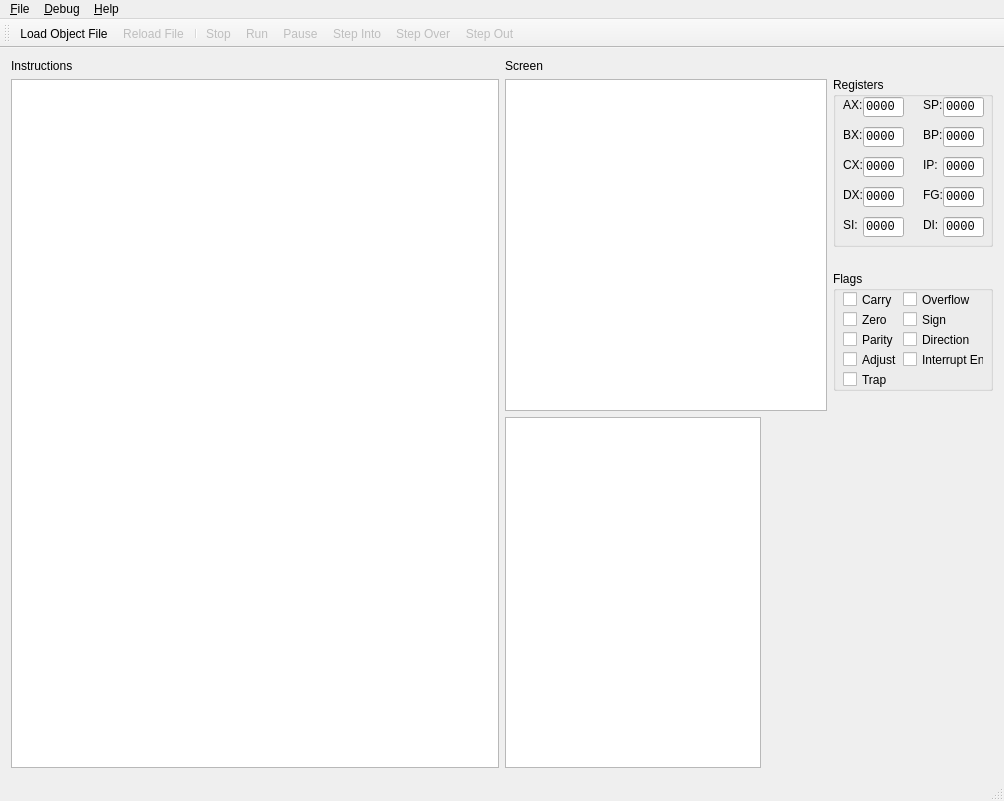
<?xml version="1.0" encoding="UTF-8"?>
<ui version="4.0">
 <class>MemWnd</class>
 <widget class="QMainWindow" name="MemWnd">
  <property name="windowModality">
   <enum>Qt::WindowModal</enum>
  </property>
  <property name="geometry">
   <rect>
    <x>0</x>
    <y>0</y>
    <width>1004</width>
    <height>801</height>
   </rect>
  </property>
  <property name="sizePolicy">
   <sizepolicy hsizetype="MinimumExpanding" vsizetype="MinimumExpanding">
    <horstretch>0</horstretch>
    <verstretch>0</verstretch>
   </sizepolicy>
  </property>
  <property name="focusPolicy">
   <enum>Qt::ClickFocus</enum>
  </property>
  <property name="windowTitle">
   <string>MemWnd</string>
  </property>
  <widget class="QWidget" name="centralWidget">
   <property name="sizePolicy">
    <sizepolicy hsizetype="Expanding" vsizetype="Expanding">
     <horstretch>0</horstretch>
     <verstretch>0</verstretch>
    </sizepolicy>
   </property>
   <layout class="QGridLayout" name="gridLayout">
    <item row="0" column="0">
     <layout class="QHBoxLayout" name="hrzAll">
      <property name="sizeConstraint">
       <enum>QLayout::SetMinimumSize</enum>
      </property>
      <item>
       <layout class="QVBoxLayout" name="verticalLayout_4">
        <item>
         <widget class="QLabel" name="lblInstr">
          <property name="sizePolicy">
           <sizepolicy hsizetype="Fixed" vsizetype="Fixed">
            <horstretch>0</horstretch>
            <verstretch>0</verstretch>
           </sizepolicy>
          </property>
          <property name="text">
           <string>Instructions</string>
          </property>
         </widget>
        </item>
        <item>
         <widget class="QListWidget" name="lstInstructions">
          <property name="sizePolicy">
           <sizepolicy hsizetype="Expanding" vsizetype="Minimum">
            <horstretch>0</horstretch>
            <verstretch>0</verstretch>
           </sizepolicy>
          </property>
          <property name="minimumSize">
           <size>
            <width>400</width>
            <height>400</height>
           </size>
          </property>
          <property name="maximumSize">
           <size>
            <width>16777215</width>
            <height>16777215</height>
           </size>
          </property>
          <property name="focusPolicy">
           <enum>Qt::NoFocus</enum>
          </property>
          <property name="autoScroll">
           <bool>false</bool>
          </property>
          <property name="editTriggers">
           <set>QAbstractItemView::NoEditTriggers</set>
          </property>
          <property name="showDropIndicator" stdset="0">
           <bool>false</bool>
          </property>
          <property name="selectionMode">
           <enum>QAbstractItemView::SingleSelection</enum>
          </property>
         </widget>
        </item>
       </layout>
      </item>
      <item>
       <layout class="QVBoxLayout" name="verticalLayout_3">
        <property name="sizeConstraint">
         <enum>QLayout::SetMinimumSize</enum>
        </property>
        <item>
         <layout class="QHBoxLayout" name="horizontalLayout">
          <property name="sizeConstraint">
           <enum>QLayout::SetMinimumSize</enum>
          </property>
          <item>
           <layout class="QVBoxLayout" name="verticalLayout">
            <property name="sizeConstraint">
             <enum>QLayout::SetMinimumSize</enum>
            </property>
            <item>
             <widget class="QLabel" name="label">
              <property name="text">
               <string>Screen</string>
              </property>
             </widget>
            </item>
            <item>
             <widget class="QPlainTextEdit" name="textBrowser">
              <property name="font">
               <font>
                <family>Courier New</family>
                <pointsize>11</pointsize>
               </font>
              </property>
              <property name="focusPolicy">
               <enum>Qt::NoFocus</enum>
              </property>
              <property name="acceptDrops">
               <bool>false</bool>
              </property>
              <property name="verticalScrollBarPolicy">
               <enum>Qt::ScrollBarAlwaysOff</enum>
              </property>
              <property name="horizontalScrollBarPolicy">
               <enum>Qt::ScrollBarAlwaysOff</enum>
              </property>
              <property name="undoRedoEnabled">
               <bool>false</bool>
              </property>
              <property name="readOnly">
               <bool>true</bool>
              </property>
              <property name="textInteractionFlags">
               <set>Qt::NoTextInteraction</set>
              </property>
             </widget>
            </item>
           </layout>
          </item>
          <item>
           <layout class="QVBoxLayout" name="verticalLayout_2">
            <item>
             <widget class="QGroupBox" name="grpRegisters">
              <property name="sizePolicy">
               <sizepolicy hsizetype="Fixed" vsizetype="Fixed">
                <horstretch>0</horstretch>
                <verstretch>0</verstretch>
               </sizepolicy>
              </property>
              <property name="minimumSize">
               <size>
                <width>160</width>
                <height>170</height>
               </size>
              </property>
              <property name="title">
               <string>Registers</string>
              </property>
              <widget class="QLabel" name="label_2">
               <property name="geometry">
                <rect>
                 <x>10</x>
                 <y>20</y>
                 <width>21</width>
                 <height>16</height>
                </rect>
               </property>
               <property name="text">
                <string>AX:</string>
               </property>
              </widget>
              <widget class="QLineEdit" name="txtAX">
               <property name="geometry">
                <rect>
                 <x>30</x>
                 <y>20</y>
                 <width>41</width>
                 <height>20</height>
                </rect>
               </property>
               <property name="font">
                <font>
                 <family>Courier New</family>
                </font>
               </property>
               <property name="focusPolicy">
                <enum>Qt::NoFocus</enum>
               </property>
               <property name="text">
                <string>0000</string>
               </property>
               <property name="readOnly">
                <bool>true</bool>
               </property>
              </widget>
              <widget class="QLabel" name="label_3">
               <property name="geometry">
                <rect>
                 <x>10</x>
                 <y>50</y>
                 <width>21</width>
                 <height>16</height>
                </rect>
               </property>
               <property name="text">
                <string>BX:</string>
               </property>
              </widget>
              <widget class="QLineEdit" name="txtBX">
               <property name="geometry">
                <rect>
                 <x>30</x>
                 <y>50</y>
                 <width>41</width>
                 <height>20</height>
                </rect>
               </property>
               <property name="font">
                <font>
                 <family>Courier New</family>
                </font>
               </property>
               <property name="focusPolicy">
                <enum>Qt::NoFocus</enum>
               </property>
               <property name="text">
                <string>0000</string>
               </property>
               <property name="readOnly">
                <bool>true</bool>
               </property>
              </widget>
              <widget class="QLabel" name="label_4">
               <property name="geometry">
                <rect>
                 <x>10</x>
                 <y>80</y>
                 <width>21</width>
                 <height>16</height>
                </rect>
               </property>
               <property name="text">
                <string>CX:</string>
               </property>
              </widget>
              <widget class="QLineEdit" name="txtCX">
               <property name="geometry">
                <rect>
                 <x>30</x>
                 <y>80</y>
                 <width>41</width>
                 <height>20</height>
                </rect>
               </property>
               <property name="font">
                <font>
                 <family>Courier New</family>
                </font>
               </property>
               <property name="focusPolicy">
                <enum>Qt::NoFocus</enum>
               </property>
               <property name="text">
                <string>0000</string>
               </property>
               <property name="readOnly">
                <bool>true</bool>
               </property>
              </widget>
              <widget class="QLabel" name="label_5">
               <property name="geometry">
                <rect>
                 <x>10</x>
                 <y>110</y>
                 <width>21</width>
                 <height>16</height>
                </rect>
               </property>
               <property name="text">
                <string>DX:</string>
               </property>
              </widget>
              <widget class="QLineEdit" name="txtDX">
               <property name="geometry">
                <rect>
                 <x>30</x>
                 <y>110</y>
                 <width>41</width>
                 <height>20</height>
                </rect>
               </property>
               <property name="font">
                <font>
                 <family>Courier New</family>
                </font>
               </property>
               <property name="focusPolicy">
                <enum>Qt::NoFocus</enum>
               </property>
               <property name="text">
                <string>0000</string>
               </property>
               <property name="readOnly">
                <bool>true</bool>
               </property>
              </widget>
              <widget class="QLabel" name="label_6">
               <property name="geometry">
                <rect>
                 <x>10</x>
                 <y>140</y>
                 <width>21</width>
                 <height>16</height>
                </rect>
               </property>
               <property name="text">
                <string>SI:</string>
               </property>
              </widget>
              <widget class="QLineEdit" name="txtSI">
               <property name="geometry">
                <rect>
                 <x>30</x>
                 <y>140</y>
                 <width>41</width>
                 <height>20</height>
                </rect>
               </property>
               <property name="font">
                <font>
                 <family>Courier New</family>
                </font>
               </property>
               <property name="focusPolicy">
                <enum>Qt::NoFocus</enum>
               </property>
               <property name="text">
                <string>0000</string>
               </property>
               <property name="readOnly">
                <bool>true</bool>
               </property>
              </widget>
              <widget class="QLabel" name="label_7">
               <property name="geometry">
                <rect>
                 <x>90</x>
                 <y>20</y>
                 <width>21</width>
                 <height>16</height>
                </rect>
               </property>
               <property name="text">
                <string>SP:</string>
               </property>
              </widget>
              <widget class="QLineEdit" name="txtSP">
               <property name="geometry">
                <rect>
                 <x>110</x>
                 <y>20</y>
                 <width>41</width>
                 <height>20</height>
                </rect>
               </property>
               <property name="font">
                <font>
                 <family>Courier New</family>
                </font>
               </property>
               <property name="focusPolicy">
                <enum>Qt::NoFocus</enum>
               </property>
               <property name="text">
                <string>0000</string>
               </property>
               <property name="readOnly">
                <bool>true</bool>
               </property>
              </widget>
              <widget class="QLabel" name="label_8">
               <property name="geometry">
                <rect>
                 <x>90</x>
                 <y>50</y>
                 <width>21</width>
                 <height>16</height>
                </rect>
               </property>
               <property name="text">
                <string>BP:</string>
               </property>
              </widget>
              <widget class="QLineEdit" name="txtBP">
               <property name="geometry">
                <rect>
                 <x>110</x>
                 <y>50</y>
                 <width>41</width>
                 <height>20</height>
                </rect>
               </property>
               <property name="font">
                <font>
                 <family>Courier New</family>
                </font>
               </property>
               <property name="focusPolicy">
                <enum>Qt::NoFocus</enum>
               </property>
               <property name="text">
                <string>0000</string>
               </property>
               <property name="readOnly">
                <bool>true</bool>
               </property>
              </widget>
              <widget class="QLabel" name="label_9">
               <property name="geometry">
                <rect>
                 <x>90</x>
                 <y>80</y>
                 <width>21</width>
                 <height>16</height>
                </rect>
               </property>
               <property name="text">
                <string>IP:</string>
               </property>
              </widget>
              <widget class="QLineEdit" name="txtIP">
               <property name="geometry">
                <rect>
                 <x>110</x>
                 <y>80</y>
                 <width>41</width>
                 <height>20</height>
                </rect>
               </property>
               <property name="font">
                <font>
                 <family>Courier New</family>
                </font>
               </property>
               <property name="focusPolicy">
                <enum>Qt::NoFocus</enum>
               </property>
               <property name="text">
                <string>0000</string>
               </property>
               <property name="readOnly">
                <bool>true</bool>
               </property>
              </widget>
              <widget class="QLineEdit" name="txtFLAGS">
               <property name="geometry">
                <rect>
                 <x>110</x>
                 <y>110</y>
                 <width>41</width>
                 <height>20</height>
                </rect>
               </property>
               <property name="font">
                <font>
                 <family>Courier New</family>
                </font>
               </property>
               <property name="focusPolicy">
                <enum>Qt::NoFocus</enum>
               </property>
               <property name="text">
                <string>0000</string>
               </property>
               <property name="readOnly">
                <bool>true</bool>
               </property>
              </widget>
              <widget class="QLabel" name="label_10">
               <property name="geometry">
                <rect>
                 <x>90</x>
                 <y>110</y>
                 <width>21</width>
                 <height>16</height>
                </rect>
               </property>
               <property name="text">
                <string>FG:</string>
               </property>
              </widget>
              <widget class="QLineEdit" name="txtDI">
               <property name="geometry">
                <rect>
                 <x>110</x>
                 <y>140</y>
                 <width>41</width>
                 <height>20</height>
                </rect>
               </property>
               <property name="font">
                <font>
                 <family>Courier New</family>
                </font>
               </property>
               <property name="focusPolicy">
                <enum>Qt::NoFocus</enum>
               </property>
               <property name="text">
                <string>0000</string>
               </property>
               <property name="readOnly">
                <bool>true</bool>
               </property>
              </widget>
              <widget class="QLabel" name="label_11">
               <property name="geometry">
                <rect>
                 <x>90</x>
                 <y>140</y>
                 <width>21</width>
                 <height>16</height>
                </rect>
               </property>
               <property name="text">
                <string>DI:</string>
               </property>
              </widget>
             </widget>
            </item>
            <item>
             <widget class="QGroupBox" name="grpFlags">
              <property name="sizePolicy">
               <sizepolicy hsizetype="Fixed" vsizetype="Fixed">
                <horstretch>0</horstretch>
                <verstretch>0</verstretch>
               </sizepolicy>
              </property>
              <property name="minimumSize">
               <size>
                <width>160</width>
                <height>120</height>
               </size>
              </property>
              <property name="title">
               <string>Flags</string>
              </property>
              <widget class="QCheckBox" name="chkCarry">
               <property name="geometry">
                <rect>
                 <x>10</x>
                 <y>20</y>
                 <width>71</width>
                 <height>17</height>
                </rect>
               </property>
               <property name="text">
                <string>Carry</string>
               </property>
              </widget>
              <widget class="QCheckBox" name="chkOverflow">
               <property name="geometry">
                <rect>
                 <x>70</x>
                 <y>20</y>
                 <width>71</width>
                 <height>17</height>
                </rect>
               </property>
               <property name="text">
                <string>Overflow</string>
               </property>
              </widget>
              <widget class="QCheckBox" name="chkZero">
               <property name="geometry">
                <rect>
                 <x>10</x>
                 <y>40</y>
                 <width>71</width>
                 <height>17</height>
                </rect>
               </property>
               <property name="text">
                <string>Zero</string>
               </property>
              </widget>
              <widget class="QCheckBox" name="chkSign">
               <property name="geometry">
                <rect>
                 <x>70</x>
                 <y>40</y>
                 <width>71</width>
                 <height>17</height>
                </rect>
               </property>
               <property name="text">
                <string>Sign</string>
               </property>
              </widget>
              <widget class="QCheckBox" name="chkParity">
               <property name="geometry">
                <rect>
                 <x>10</x>
                 <y>60</y>
                 <width>71</width>
                 <height>17</height>
                </rect>
               </property>
               <property name="text">
                <string>Parity</string>
               </property>
              </widget>
              <widget class="QCheckBox" name="chkAdjust">
               <property name="geometry">
                <rect>
                 <x>10</x>
                 <y>80</y>
                 <width>71</width>
                 <height>17</height>
                </rect>
               </property>
               <property name="text">
                <string>Adjust</string>
               </property>
              </widget>
              <widget class="QCheckBox" name="chkTrap">
               <property name="geometry">
                <rect>
                 <x>10</x>
                 <y>100</y>
                 <width>71</width>
                 <height>17</height>
                </rect>
               </property>
               <property name="text">
                <string>Trap</string>
               </property>
              </widget>
              <widget class="QCheckBox" name="chkInterrupt">
               <property name="geometry">
                <rect>
                 <x>70</x>
                 <y>80</y>
                 <width>81</width>
                 <height>17</height>
                </rect>
               </property>
               <property name="text">
                <string>Interrupt En.</string>
               </property>
              </widget>
              <widget class="QCheckBox" name="chkDirection">
               <property name="geometry">
                <rect>
                 <x>70</x>
                 <y>60</y>
                 <width>71</width>
                 <height>17</height>
                </rect>
               </property>
               <property name="text">
                <string>Direction</string>
               </property>
              </widget>
             </widget>
            </item>
           </layout>
          </item>
         </layout>
        </item>
        <item>
         <widget class="QTableView" name="tableView">
          <property name="sizePolicy">
           <sizepolicy hsizetype="Maximum" vsizetype="Expanding">
            <horstretch>0</horstretch>
            <verstretch>0</verstretch>
           </sizepolicy>
          </property>
          <property name="minimumSize">
           <size>
            <width>0</width>
            <height>250</height>
           </size>
          </property>
          <property name="font">
           <font>
            <family>Courier New</family>
           </font>
          </property>
          <attribute name="horizontalHeaderHighlightSections">
           <bool>true</bool>
          </attribute>
          <attribute name="horizontalHeaderShowSortIndicator" stdset="0">
           <bool>false</bool>
          </attribute>
          <attribute name="verticalHeaderCascadingSectionResizes">
           <bool>true</bool>
          </attribute>
          <attribute name="verticalHeaderHighlightSections">
           <bool>false</bool>
          </attribute>
          <attribute name="verticalHeaderShowSortIndicator" stdset="0">
           <bool>false</bool>
          </attribute>
         </widget>
        </item>
       </layout>
      </item>
     </layout>
    </item>
   </layout>
  </widget>
  <widget class="QToolBar" name="mainToolBar">
   <property name="enabled">
    <bool>true</bool>
   </property>
   <attribute name="toolBarArea">
    <enum>TopToolBarArea</enum>
   </attribute>
   <attribute name="toolBarBreak">
    <bool>false</bool>
   </attribute>
   <addaction name="action_Open"/>
   <addaction name="actionReload_File"/>
   <addaction name="separator"/>
   <addaction name="actionStop"/>
   <addaction name="actionRun"/>
   <addaction name="actionPause"/>
   <addaction name="actionStep_Into"/>
   <addaction name="actionStep_Over"/>
   <addaction name="actionStep_Out"/>
  </widget>
  <widget class="QStatusBar" name="statusBar"/>
  <widget class="QMenuBar" name="menuBar">
   <property name="geometry">
    <rect>
     <x>0</x>
     <y>0</y>
     <width>1004</width>
     <height>21</height>
    </rect>
   </property>
   <widget class="QMenu" name="menu_File">
    <property name="title">
     <string>&amp;File</string>
    </property>
    <addaction name="action_Open"/>
    <addaction name="actionReload_File"/>
    <addaction name="separator"/>
    <addaction name="actionExit"/>
   </widget>
   <widget class="QMenu" name="menu_Debug">
    <property name="title">
     <string>&amp;Debug</string>
    </property>
    <addaction name="actionRun"/>
    <addaction name="actionPause"/>
    <addaction name="separator"/>
    <addaction name="actionStep_Out"/>
    <addaction name="actionStep_Into"/>
    <addaction name="actionStep_Over"/>
   </widget>
   <widget class="QMenu" name="menu_Help">
    <property name="title">
     <string>&amp;Help</string>
    </property>
    <addaction name="actionHelp"/>
   </widget>
   <addaction name="menu_File"/>
   <addaction name="menu_Debug"/>
   <addaction name="menu_Help"/>
  </widget>
  <action name="actionRun">
   <property name="enabled">
    <bool>false</bool>
   </property>
   <property name="icon">
    <iconset resource="Resources.qrc">
     <normaloff>:/res/runproject24.ico</normaloff>:/res/runproject24.ico</iconset>
   </property>
   <property name="text">
    <string>Run</string>
   </property>
   <property name="shortcut">
    <string>F5</string>
   </property>
  </action>
  <action name="action_Open">
   <property name="icon">
    <iconset resource="Resources.qrc">
     <normaloff>:/res/openproject24.ico</normaloff>:/res/openproject24.ico</iconset>
   </property>
   <property name="text">
    <string>&amp;Load Object File</string>
   </property>
   <property name="shortcut">
    <string>Ctrl+O</string>
   </property>
  </action>
  <action name="actionExit">
   <property name="text">
    <string>E&amp;xit</string>
   </property>
  </action>
  <action name="actionStep_Into">
   <property name="enabled">
    <bool>false</bool>
   </property>
   <property name="icon">
    <iconset resource="Resources.qrc">
     <normaloff>:/res/StepInto24.ico</normaloff>:/res/StepInto24.ico</iconset>
   </property>
   <property name="text">
    <string>Step &amp;Into</string>
   </property>
   <property name="shortcut">
    <string>F11</string>
   </property>
  </action>
  <action name="actionStep_Over">
   <property name="enabled">
    <bool>false</bool>
   </property>
   <property name="icon">
    <iconset resource="Resources.qrc">
     <normaloff>:/res/StepOver24.ico</normaloff>:/res/StepOver24.ico</iconset>
   </property>
   <property name="text">
    <string>Step &amp;Over</string>
   </property>
   <property name="shortcut">
    <string>F10</string>
   </property>
  </action>
  <action name="actionStep_Out">
   <property name="enabled">
    <bool>false</bool>
   </property>
   <property name="icon">
    <iconset resource="Resources.qrc">
     <normaloff>:/res/StepOut24.ico</normaloff>:/res/StepOut24.ico</iconset>
   </property>
   <property name="text">
    <string>Step Out</string>
   </property>
   <property name="shortcut">
    <string>F8</string>
   </property>
  </action>
  <action name="actionHelp">
   <property name="icon">
    <iconset>
     <normaloff>:/res/open.ico</normaloff>:/res/open.ico</iconset>
   </property>
   <property name="text">
    <string>Help</string>
   </property>
   <property name="shortcut">
    <string>F1</string>
   </property>
  </action>
  <action name="actionPause">
   <property name="enabled">
    <bool>false</bool>
   </property>
   <property name="icon">
    <iconset resource="Resources.qrc">
     <normaloff>:/res/pause24.ico</normaloff>:/res/pause24.ico</iconset>
   </property>
   <property name="text">
    <string>Pause</string>
   </property>
  </action>
  <action name="actionReload_File">
   <property name="enabled">
    <bool>false</bool>
   </property>
   <property name="icon">
    <iconset resource="Resources.qrc">
     <normaloff>:/res/testproject24.ico</normaloff>:/res/testproject24.ico</iconset>
   </property>
   <property name="text">
    <string>Reload File</string>
   </property>
   <property name="shortcut">
    <string>Ctrl+Shift+R</string>
   </property>
  </action>
  <action name="actionStop">
   <property name="enabled">
    <bool>false</bool>
   </property>
   <property name="icon">
    <iconset resource="Resources.qrc">
     <normaloff>:/res/kill24.ico</normaloff>:/res/kill24.ico</iconset>
   </property>
   <property name="text">
    <string>Stop</string>
   </property>
   <property name="shortcut">
    <string>Ctrl+R</string>
   </property>
  </action>
 </widget>
 <layoutdefault spacing="6" margin="11"/>
 <resources>
  <include location="Resources.qrc"/>
 </resources>
 <connections/>
 <designerdata>
  <property name="gridDeltaX">
   <number>10</number>
  </property>
  <property name="gridDeltaY">
   <number>10</number>
  </property>
  <property name="gridSnapX">
   <bool>true</bool>
  </property>
  <property name="gridSnapY">
   <bool>true</bool>
  </property>
  <property name="gridVisible">
   <bool>true</bool>
  </property>
 </designerdata>
</ui>
